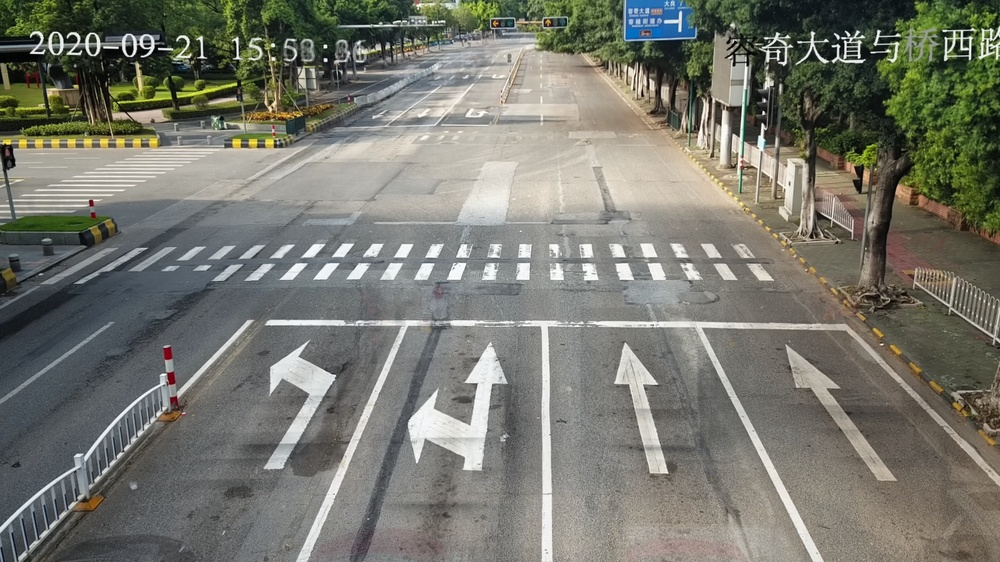
#> input picture south_1.jpg, 1000 x 562 px, shrunk from 1920 x 1080 before the run, found by its file name
$ python test_otsy.py
#> lines starting #> are read from the running program, lines starting #| are printed output that depends on the picture
import cv2 as cv
import numpy as np
from matplotlib import pyplot as plt

if __name__ == '__main__':
  img = cv.imread('../resources/dataset/BirdView/001---changzhou/south_1.jpg')
#> img is the input picture: shape (562, 1000, 3); mean B, G, R 110.1, 119.6, 118.9
  img = cv.medianBlur(img, 5)
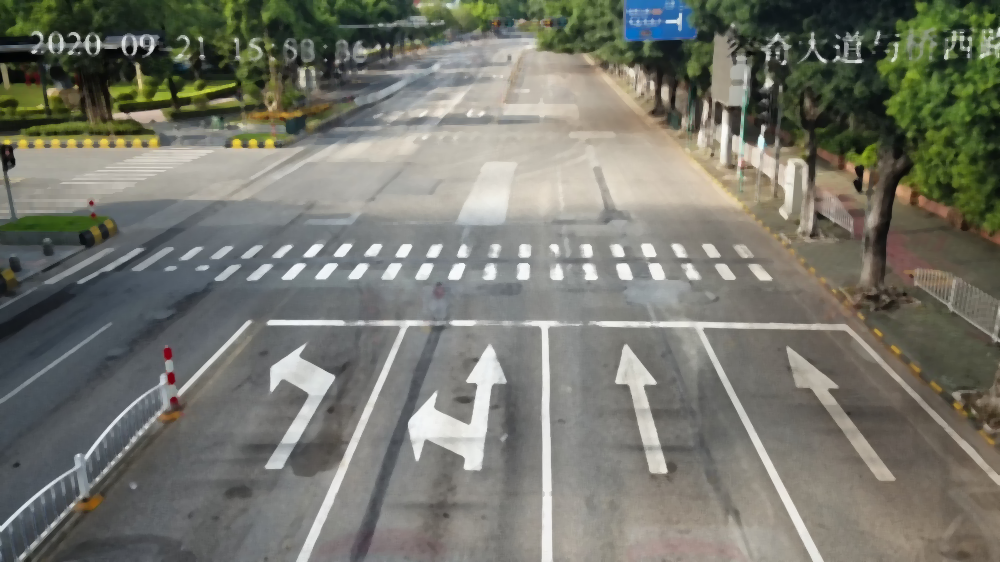
#> img: shape (562, 1000, 3); mean B, G, R 109.3, 118.9, 118.2
  ret, th1 = cv.threshold(img, 127, 255, cv.THRESH_BINARY)
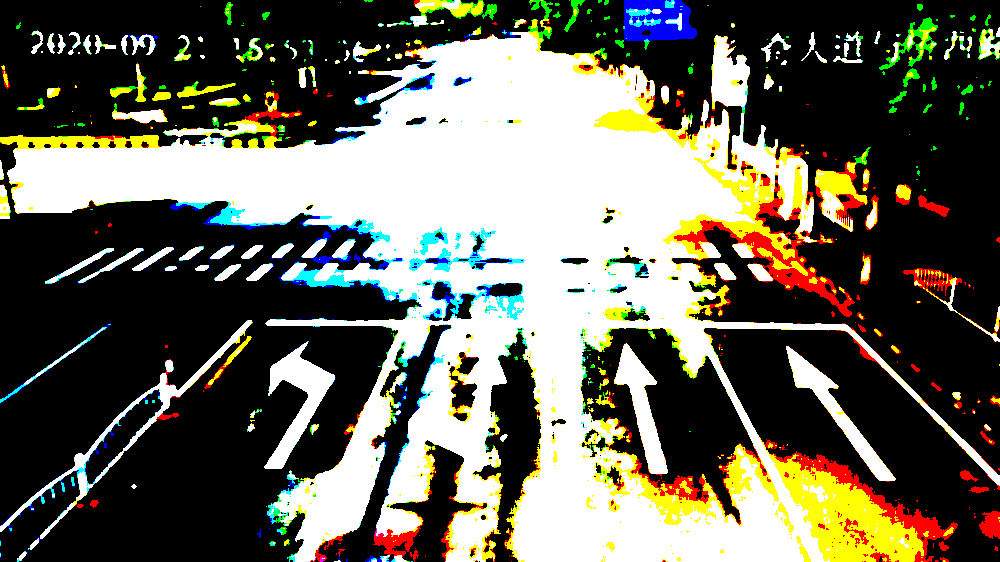
#> th1: shape (562, 1000, 3); mean B, G, R 88.9, 102.8, 104.2
#> (the run stopped early here; a loop or call above may not have finished)

$ run again, with south_2.jpg copied over south_1.jpg
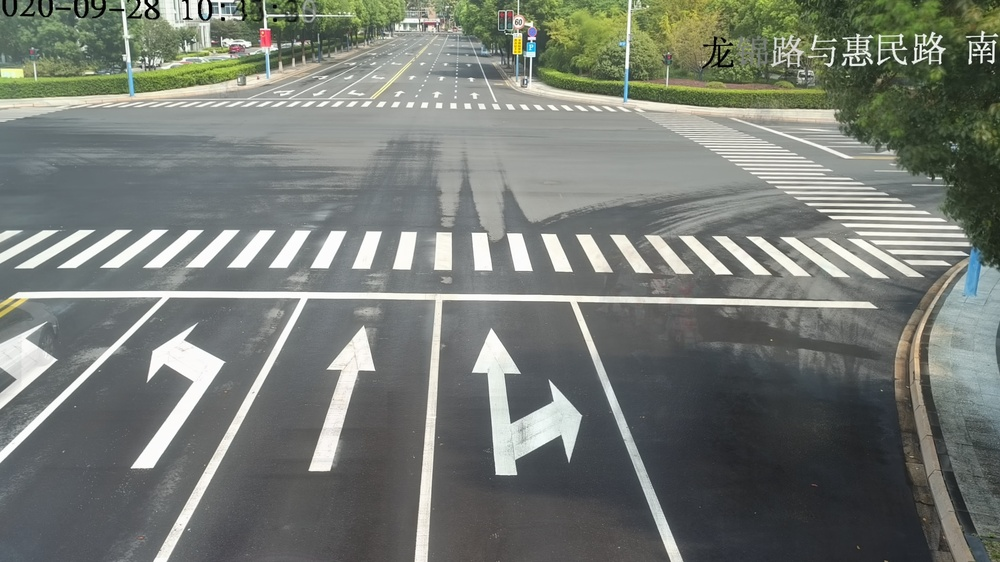
#> input picture south_2.jpg, 1000 x 562 px, shrunk from 1920 x 1080 before the run, found by its file name
#> img is the input picture: shape (562, 1000, 3); mean B, G, R 116.4, 122.9, 118.1
#> `img = cv.medianBlur(img, 5)`:
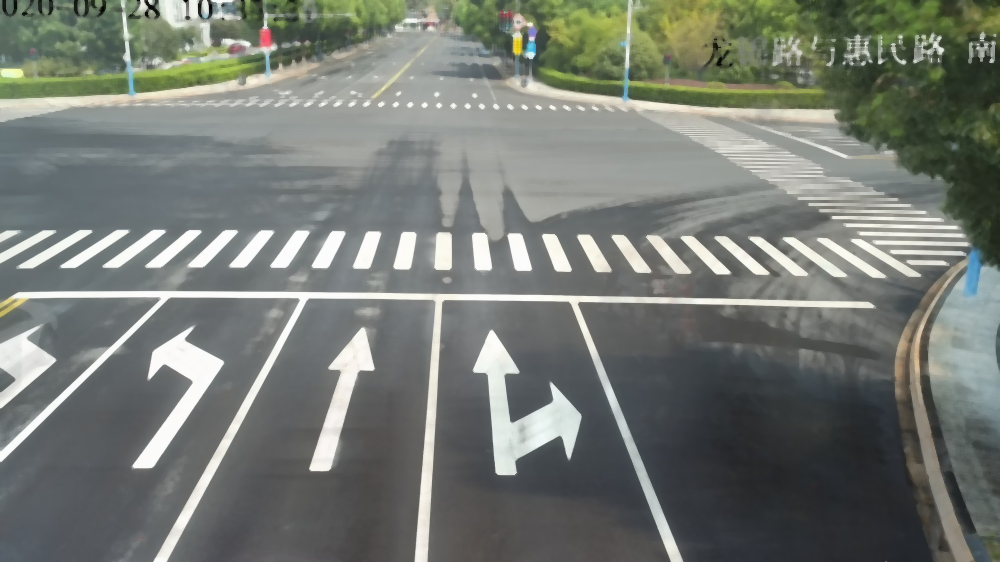
#> img: shape (562, 1000, 3); mean B, G, R 115.9, 122.3, 117.6
#> `ret, th1 = cv.threshold(img, 127, 255, cv.THRESH_BINARY)`:
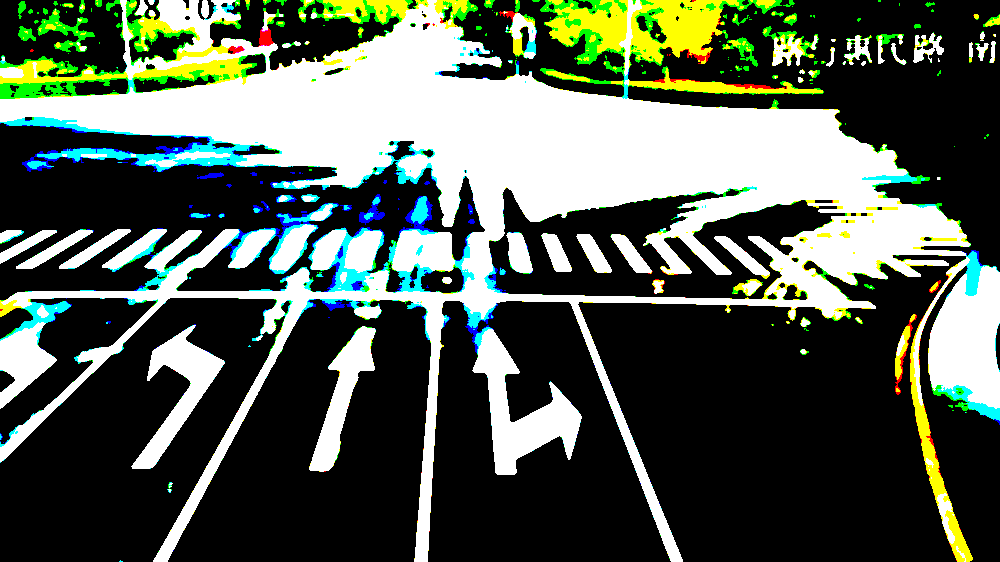
#> th1: shape (562, 1000, 3); mean B, G, R 81.1, 93.3, 83.3

$ run again, with east_1.jpg copied over south_1.jpg
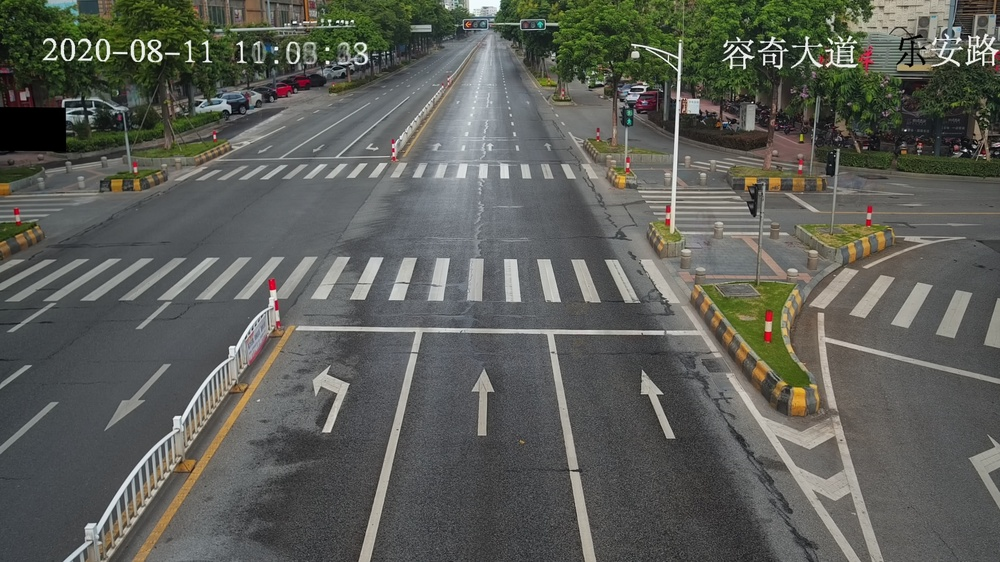
#> input picture east_1.jpg, 1000 x 562 px, shrunk from 1920 x 1080 before the run, found by its file name
#> img is the input picture: shape (562, 1000, 3); mean B, G, R 87.9, 94, 92.4
#> `img = cv.medianBlur(img, 5)`:
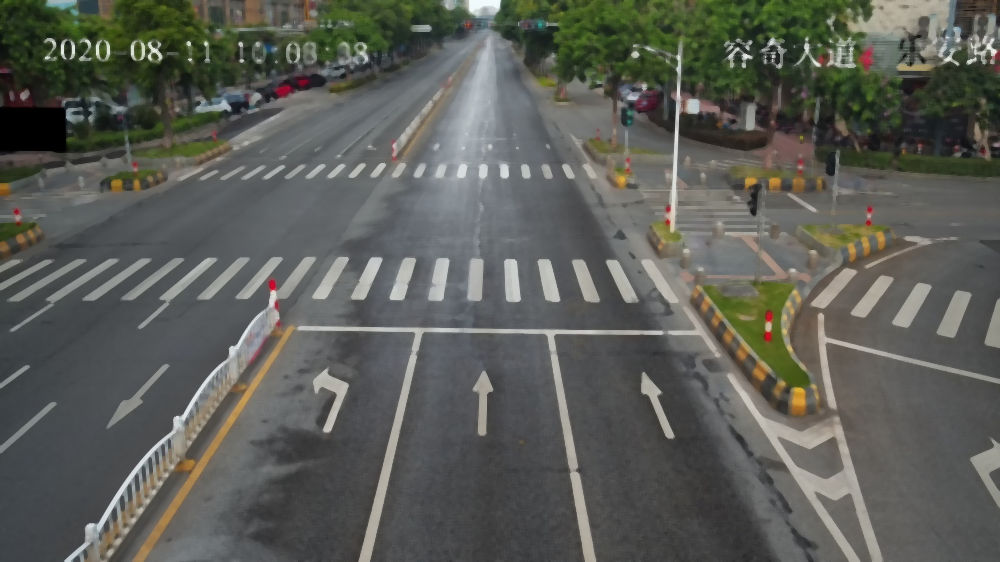
#> img: shape (562, 1000, 3); mean B, G, R 87.2, 93.3, 91.6
#> `ret, th1 = cv.threshold(img, 127, 255, cv.THRESH_BINARY)`:
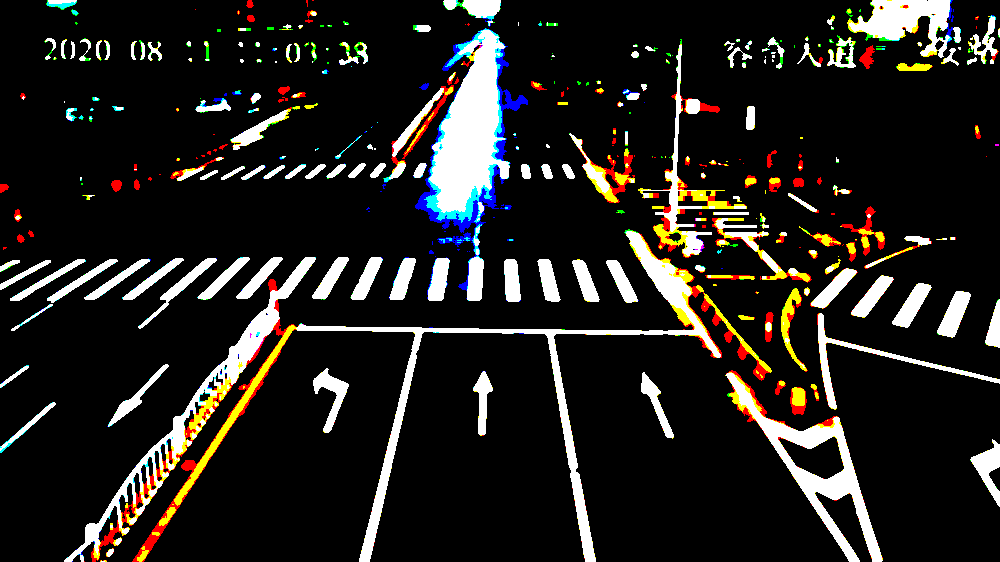
#> th1: shape (562, 1000, 3); mean B, G, R 29.4, 32.9, 35.1
